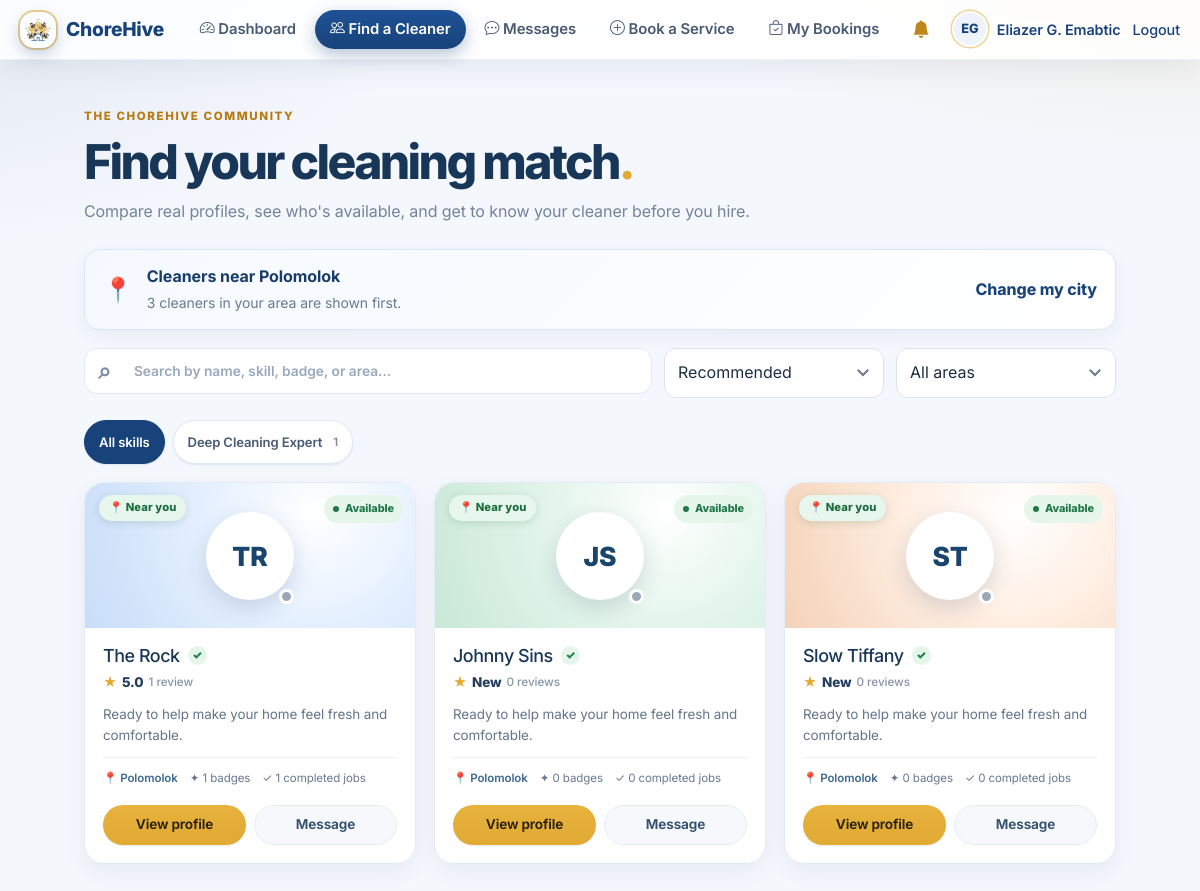
Page /client/workers.php (signed in) on the committed database.
### tables this page shows
CREATE TABLE users (
  id INT AUTO_INCREMENT PRIMARY KEY,
  name VARCHAR(100) NOT NULL,
  email VARCHAR(120) NOT NULL UNIQUE,
  password VARCHAR(255) NOT NULL,
  role ENUM('client','worker','admin') NOT NULL DEFAULT 'client',
  worker_approved TINYINT(1) NOT NULL DEFAULT 0,
  phone VARCHAR(30),
  address VARCHAR(255),
  city VARCHAR(100) NULL,
  bio TEXT,
  avatar VARCHAR(255) NULL,
  is_new TINYINT(1) DEFAULT 1,
  created_at TIMESTAMP DEFAULT CURRENT_TIMESTAMP
);

### config.php (called while the page is built, shortened)
<?php
if (DB_SSL) {
    $conn = mysqli_init();
    if (!$conn) {
        die('DB connection failed: could not initialize MySQL client.');
    }
    if (!defined('MYSQLI_CLIENT_SSL')) {
        die('DB connection failed: this PHP was built without TLS support, which the database requires.');
    }
    if (defined('MYSQLI_OPT_SSL_VERIFY_SERVER_CERT')) {
        $conn->options(MYSQLI_OPT_SSL_VERIFY_SERVER_CERT, true);
    }
    if (DB_SSL_CA !== '') {
        if (!is_file(DB_SSL_CA) || !is_readable(DB_SSL_CA)) {
            die('DB connection failed: DB_SSL_CA must point to a readable CA certificate file.');
        }
        $conn->ssl_set(null, null, DB_SSL_CA, null, null);
    }
    $conn->real_connect(DB_HOST, DB_USER, DB_PASS, DB_NAME, DB_PORT, null, MYSQLI_CLIENT_SSL);
} else {
    $conn = new mysqli(DB_HOST, DB_USER, DB_PASS, DB_NAME, DB_PORT);
}
$conn->set_charset('utf8mb4');
function ch_base() {
    $dir = str_replace('\\', '/', dirname($_SERVER['SCRIPT_NAME'] ?? '/index.php'));
    $dir = preg_replace('~/(client|worker|admin)$~', '', $dir);
    return rtrim($dir, '/');
}
function e($s) { return htmlspecialchars($s ?? '', ENT_QUOTES, 'UTF-8'); }
function current_user() { return $_SESSION['user'] ?? null; }
function require_marketplace_schema() {
    global $conn;
    static $ready = null;
    if ($ready === null) {
        $check = $conn->query("SELECT
                SUM(COLUMN_NAME='worker_approved') AS worker_ok,
                SUM(COLUMN_NAME='city') AS city_ok
            FROM information_schema.COLUMNS
            WHERE TABLE_SCHEMA=DATABASE() AND TABLE_NAME='users'");
        $cols = $check ? $check->fetch_assoc() : ['worker_ok' => 0, 'city_ok' => 0];
        $tables = $conn->query("SELECT TABLE_NAME FROM information_schema.TABLES WHERE TABLE_SCHEMA=DATABASE() AND TABLE_NAME IN ('role_id_counters','role_id_freed')");
        $roleTables = $tables ? $tables->num_rows : 0;
        $ready = (int)$cols['worker_ok'] === 1 && (int)$cols['city_ok'] === 1 && $roleTables === 2;
    }
    if ($ready) return;
    exit;
}
function require_role($role) {
    $u = current_user();
    require_marketplace_schema();
    return $u;
}
function avatar_file($user) {
    $f = $user['avatar'] ?? '';
    return (!empty($f) && media_exists($f)) ? basename($f) : '';
}
function avatar_url($user, $base) {
    $f = avatar_file($user);
    return $f ? media_url($f, $base) : '';
}
function media_exists($filename) {
    $filename = basename((string)$filename);
    return is_file(UPLOAD_DIR . '/' . $filename);
}
function initials($name) {
    $parts = preg_split('/\s+/', trim((string)$name)) ?: [];
    $out = '';
    foreach (array_slice($parts, 0, 2) as $p) $out .= mb_strtoupper(mb_substr($p, 0, 1));
    return $out !== '' ? $out : '?';
}
function normalize_city($s) {
    return mb_strtolower(trim(preg_replace('/\s+/', ' ', (string)$s)));
}
function same_city($a, $b) {
    $a = normalize_city($a);
    $b = normalize_city($b);
    return $a !== '' && $a === $b;
}
function worker_score(array $w) {
    $rating  = (float)($w['rating'] ?? 0);
    $jobs    = (int)($w['completed_jobs'] ?? 0);
    $badges  = (int)($w['badge_count'] ?? 0);
    $reviews = (int)($w['review_count'] ?? 0);
    return round($rating * 2 + min($jobs, 100) * 0.15 + min($badges, 10) * 0.4 + min($reviews, 50) * 0.05, 3);
}

### client/workers.php (the view, shortened to what this page needs)
<?php
require '../config.php';
$u=require_role('client');
$clientCity = trim((string)($u['city'] ?? ''));
$workers=$conn->query("SELECT w.id,w.name,w.bio,w.avatar,w.address,w.city,
  COALESCE(AVG(f.rating),0) rating,
  COUNT(DISTINCT f.id) review_count,
  (SELECT COUNT(*) FROM bookings x WHERE x.worker_id=w.id AND x.status='completed') completed_jobs,
  (SELECT COUNT(*) FROM badges bd WHERE bd.worker_id=w.id) badge_count,
  (SELECT COUNT(*) FROM bookings a WHERE a.worker_id=w.id AND a.status IN ('assigned','in_progress','awaiting_verification')) active_jobs,
  (SELECT last_seen FROM worker_presence p WHERE p.worker_id=w.id) last_seen,
  (SELECT 1 FROM favorite_workers fw WHERE fw.client_id={$u['id']} AND fw.worker_id=w.id) is_favorited,
  COALESCE(GROUP_CONCAT(DISTINCT bd.name ORDER BY bd.earned_at SEPARATOR '|'),'') badge_names
  FROM users w
  LEFT JOIN bookings b ON b.worker_id=w.id
  LEFT JOIN feedback f ON f.booking_id=b.id
  LEFT JOIN badges bd ON bd.worker_id=w.id
  WHERE w.role='worker' AND w.worker_approved=1
  GROUP BY w.id
  ORDER BY rating DESC,completed_jobs DESC,w.name");
$allBadges = [];
$workerRows = [];
$nearCount = 0;
if ($workers) {
    while ($w = $workers->fetch_assoc()) {
        $w['near'] = same_city($clientCity, $w['city'] ?? '');
        $w['score'] = worker_score($w);
        if ($w['near']) $nearCount++;
        $workerRows[] = $w;
        foreach (explode('|', $w['badge_names']) as $bn) {
            $bn = trim($bn);
            if ($bn !== '') $allBadges[$bn] = ($allBadges[$bn] ?? 0) + 1;
        }
    }
}
arsort($allBadges);
require '../layout.php';
?>
<div class="page-intro"><span class="eyebrow">THE CHOREHIVE COMMUNITY</span><h1>Find your cleaning match<span class="heading-period">.</span></h1><p>Compare real profiles, see who's available, and get to know your cleaner before you hire.</p></div>
<?php if ($clientCity): ?>
<div class="location-banner">
  <span class="location-pin" aria-hidden="true">📍</span>
  <div>
    <b>Cleaners near <?= e($clientCity) ?></b>
    <small><?= $nearCount ? $nearCount . ' cleaner' . ($nearCount===1?'':'s') . ' in your area are shown first.' : 'No cleaners in your area yet — showing all available cleaners.' ?></small>
  </div>
  <a class="market-text-link" href="profile.php">Change my city</a>
</div>
<?php endif; ?>
<div class="market-filter-row">
  <label class="worker-search"><span>⌕</span><input id="workerSearch" type="search" placeholder="Search by name, skill, badge, or area…" aria-label="Search workers"></label>
  <select id="workerSort" aria-label="Sort workers">
    <option value="recommended">Recommended</option>
  </select>
  <select id="workerLocation" aria-label="Filter workers by location"<?= $clientCity ? '' : ' disabled' ?>>
    <option value="">All areas</option>
  </select>
</div>
<?php if (!empty($allBadges)): ?>
<div class="worker-badge-filters" id="workerBadgeFilters">
  <button type="button" class="badge-filter is-active" data-badge="">All skills</button>
  <?php foreach ($allBadges as $bn => $cnt): ?>
    <button type="button" class="badge-filter" data-badge="<?= e(strtolower($bn)) ?>"><?= e($bn) ?> <small><?= (int)$cnt ?></small></button>
  <?php endforeach; ?>
</div>
<?php endif; ?>
<div class="worker-discovery-grid" id="workerGrid">
<?php if(empty($workerRows)): ?><div class="card empty-state"><span class="empty-state-icon">✦</span><h3>No cleaners listed yet</h3><p>Please check again later.</p></div><?php else: $palette=['mint','peach','lilac','blue']; foreach($workerRows as $w): $online=!empty($w['last_seen'])&&strtotime($w['last_seen'])>=time()-300; $available=(int)$w['active_jobs']===0; $avatar=avatar_url($w,ch_base()); $badgesLower=strtolower($w['badge_names']); $city=trim((string)($w['city'] ?? '')); ?>
<article class="discover-card" data-name="<?= e(strtolower($w['name'])) ?>" data-bio="<?= e(strtolower($w['bio']??'')) ?>" data-badges="<?= e($badgesLower) ?>" data-address="<?= e(strtolower($w['address']??'')) ?>" data-city="<?= e(strtolower($city)) ?>" data-near="<?= $w['near']?1:0 ?>" data-score="<?= e((string)$w['score']) ?>" data-rating="<?= (float)$w['rating'] ?>" data-jobs="<?= (int)$w['completed_jobs'] ?>" data-available="<?= $available?1:0 ?>">
<div class="discover-card-top <?= $palette[(int)$w['id']%4] ?>"><?php if($w['near']): ?><span class="near-ribbon" title="In your city">📍 Near you</span><?php else: ?><span class="discover-card-kicker">CHOREHIVE CLEANER</span><?php endif; ?><span class="availability-pill <?= $available?'available':'busy' ?>"><i></i><?= $available?'Available':'Currently booked' ?></span><?php if($avatar): ?><img class="discover-avatar profile-zoom-trigger" src="<?= e($avatar) ?>" alt="<?= e($w['name']) ?> profile photo"><?php else: ?><div class="discover-avatar discover-initials"><?= e(initials($w['name'])) ?></div><?php endif; ?><span class="online-dot <?= $online?'is-online':'' ?>" title="<?= $online?'Recently active':'Not recently active' ?>"></span><?php if(!empty($w['is_favorited'])): ?><span class="fav-star" title="In your favorites">★</span><?php endif; ?></div>
<div class="discover-card-body"><div class="discover-name-row"><h3><?= e($w['name']) ?></h3><span class="verified-mini" title="Profile reviewed for marketplace listing; this is not an identity or background check.">✓</span></div><div class="discover-rating"><span>★</span> <?= $w['review_count']?number_format((float)$w['rating'],1):'New' ?> <small><?= (int)$w['review_count'] ?> review<?= (int)$w['review_count']===1?'':'s' ?></small></div><p class="discover-bio"><?= e(mb_strimwidth(trim((string)$w['bio'])?:'Ready to help make your home feel fresh and comfortable.',0,125,'…')) ?></p><div class="discover-mini-stats"><?php if($city): ?><span class="discover-city" title="Service area">📍 <?= e($city) ?></span><?php endif; ?><span>✦ <?= (int)$w['badge_count'] ?> badges</span><span>✓ <?= (int)$w['completed_jobs'] ?> completed jobs</span></div><div class="discover-actions"><a class="btn btn-sm" href="worker.php?id=<?= (int)$w['id'] ?>">View profile</a><a class="btn btn-sm btn-sec" href="../chat.php?user_id=<?= (int)$w['id'] ?>">Message</a></div></div></article>
<?php endforeach; endif; ?></div>
<?php require '../footer.php'; ?>

### layout.php (style rules this page uses)
:root { --navy:#17427a; --navy-dark:#0f2d55; --honey:#e0aa33; --honey-dark:#c1861a; --dark:#17427a; --bg:#f4f7fc; --card:#fff; --ink:#1f2c44; --muted:#6b7a90; --line:#e3e9f2; --line-2:#edf1f8; --ok:#2e7d32; --warn:#b7791f; --err:#c62828; --info:#1565c0; --ok-bg:#e8f5e9; --warn-bg:#fdf3e3; --err-bg:#fdecea; --info-bg:#e8f0fd; --radius:16px; --radius-sm:10px; --radius-pill:999px; --shadow-sm:0 1px 2px rgba(23,66,122,.06), 0 1px 3px rgba(23,66,122,.04); --shadow:0 1px 2px rgba(23,66,122,.05), 0 6px 20px rgba(23,66,122,.07); --shadow-lg:0 12px 38px rgba(23,66,122,.15); --ring:0 0 0 3px rgba(224,170,51,.35); --ease:cubic-bezier(.4,0,.2,1); --fast:.15s; --med:.25s; --slow:.45s; }
* ,*::before,*::after { box-sizing:border-box; }
body,h1,h2,h3,h4,h5,p,ul,ol,figure { margin:0; }
html { -webkit-text-size-adjust:100%; scroll-behavior:smooth; }
body { font-family:'Segoe UI',system-ui,-apple-system,sans-serif; background:var(--bg); color:var(--ink); min-height:100vh; line-height:1.55; letter-spacing:-.005em; -webkit-font-smoothing:antialiased; }
h1 { font-size:1.6rem; margin-bottom:14px; letter-spacing:-.022em; line-height:1.25; }
input,select,textarea { width:100%; padding:11px 13px; margin:6px 0 14px; border:1.5px solid #dbe3f0; border-radius:var(--radius-sm); font:inherit; color:var(--ink); background:#fff; transition:border-color var(--fast) var(--ease), box-shadow var(--fast) var(--ease); }
input::placeholder, textarea::placeholder { color:#9aa8bd; }
select { appearance:none; -webkit-appearance:none; cursor:pointer; padding-right:38px; background-repeat:no-repeat; background-position:right 14px center; }
button,.btn { background:linear-gradient(180deg,#e7b23d,var(--honey)); color:#2a2110; border:0; padding:10px 18px; border-radius:var(--radius-sm); cursor:pointer; text-decoration:none; display:inline-block; font:inherit; font-weight:600; box-shadow:0 1px 2px rgba(23,66,122,.1); transition:transform var(--fast) var(--ease), box-shadow var(--med) var(--ease), background var(--fast) var(--ease); }
.btn-sm { padding:7px 13px; font-size:.85rem; border-radius:9px; }
.btn-sec { background:linear-gradient(180deg,#1e5295,var(--navy)); color:#fff; }
label { font-size:.86rem; font-weight:600; color:#33425c; }
body { font-family:'Inter','Segoe UI',system-ui,-apple-system,sans-serif; }
body:not(.adminpage) { background:radial-gradient(1000px 420px at 100% -10%, rgba(224,170,51,.14), transparent 60%), radial-gradient(900px 420px at -10% 0%, rgba(23,66,122,.08), transparent 60%), var(--bg); background-attachment:fixed; }
h1 { font-weight:800; letter-spacing:-.025em; }
.btn, button { border-radius:var(--radius-pill); }

### client/workers.php (style rules this page uses)
.worker-badge-filters { display:flex;flex-wrap:wrap;gap:8px;margin:8px 0 18px; }
.worker-badge-filters .badge-filter { cursor:pointer;font-family:inherit;font-size:.82rem;font-weight:600;color:#4a5a73;background:#fff;border:1px solid #e3e9f2;padding:7px 14px;border-radius:999px;transition:background .15s,color .15s,border-color .15s,transform .15s; }
.worker-badge-filters .badge-filter.is-active { background:#17427a;border-color:#17427a;color:#fff; }
.worker-badge-filters .badge-filter small { opacity:.7;margin-left:4px; }
.discover-card-top { position:relative; }
#workerLocation { max-width:220px; }

### rows in the picture
users: name "TR", name "The Rock", rating "5.0", review_count "1", bio "Ready to help make your home feel fresh and comfortable.", city "Polomolok", badge_count "1", completed_jobs "1"
users: name "JS", name "Johnny Sins", shows "New", review_count "0", bio "Ready to help make your home feel fresh and comfortable.", city "Polomolok", badge_count "0", completed_jobs "0"
users: name "ST", name "Slow Tiffany", shows "New", review_count "0", bio "Ready to help make your home feel fresh and comfortable.", city "Polomolok", badge_count "0", completed_jobs "0"

### other values in the picture
initials($u['name']) "EG"
$u['name'] "Eliazer G. Emabtic"
$clientCity "Polomolok"
$nearCount "3"
$bn "Deep Cleaning Expert"
$cnt "1"
